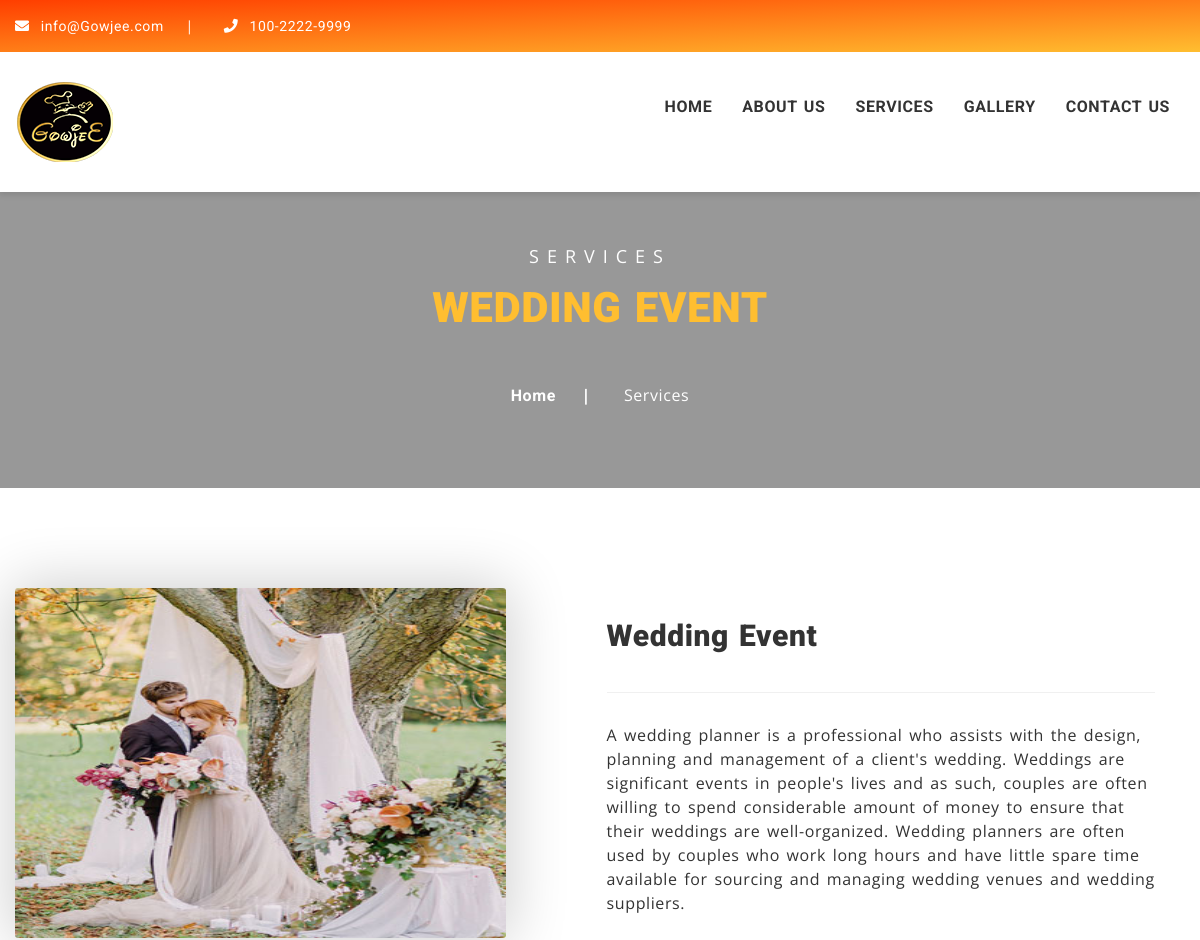
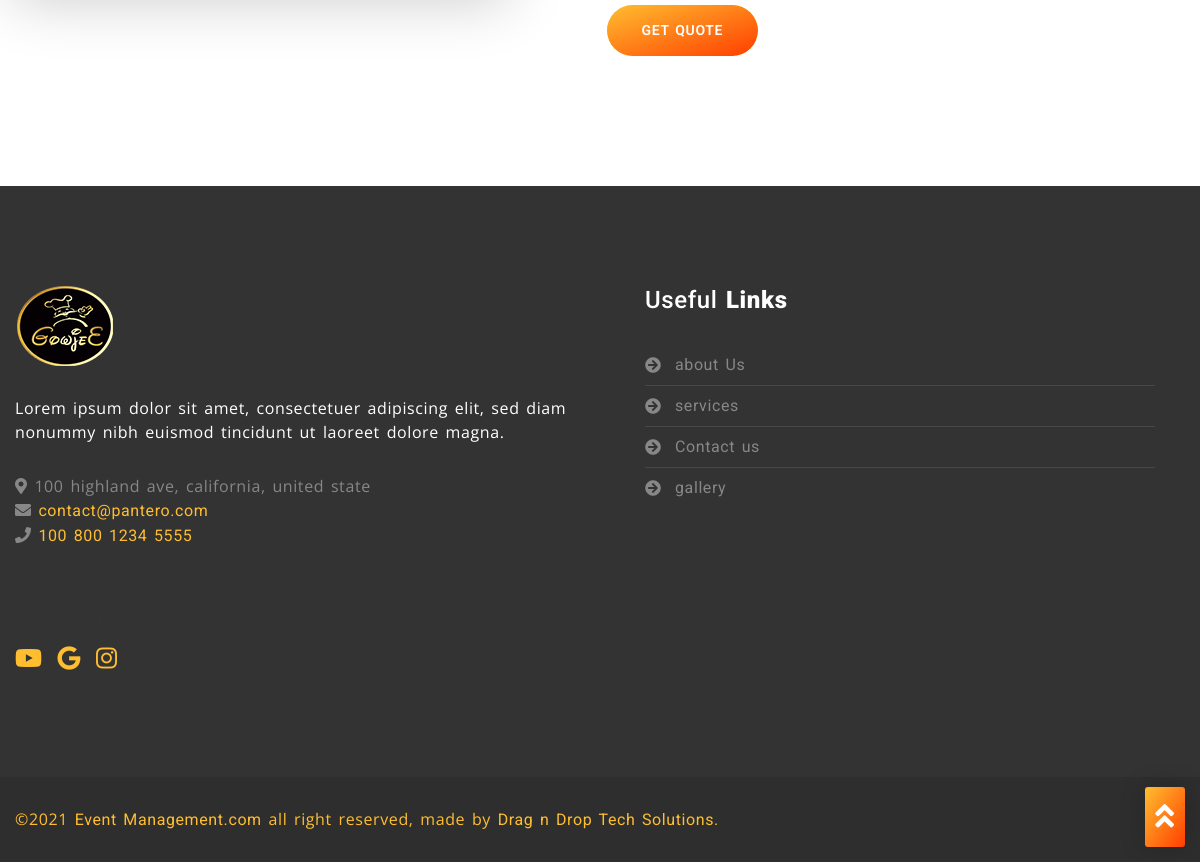
/service/1, run on the app's committed database (2 pictures, top to bottom).
### website/models.py (models this page shows, shortened)
class service(models.Model):
    title = models.CharField(max_length=150)
    description = models.TextField()
    image = models.FileField(upload_to='service/')

### website/views.py (the view)
# urls.py: path('service/<id>',views.services,name="service"),
def services(request,id):
    return render(request,"website/service.html",{
        "services":service.objects.all(),
        "service":service.objects.get(id=id),
        "features":serviceItem.objects.filter(service__id=id)
    })

### website/templates/website/service.html (shortened to what this page needs)
{% load static %}
<!DOCTYPE html>
<html lang="en">
	{% include 'partials/_homeHead.html' %}
	<body class="default-header-p">
		<div class='backtotop'>
			<a href="#thetop" class='scroll'>
				<i class="fas fa-angle-double-up"></i>
			</a>
		</div>
		{% include 'partials/_websiteNavbar.html' %}
		<section id="breadcrumb-section" class="breadcrumb-section clearfix">
			<div class="jarallax" style="background-image: url({% static 'assets/images/breadcrumb/0.breadcrumb-bg.jpg' %});">
				<div class="overlay-black">
					<div class="container">
						<div class="row justify-content-center">
							<div class="col-lg-6 col-md-12 col-sm-12">
								<div class="breadcrumb-title text-center mb-50">
									<span class="sub-title">Services</span>
									<h2 class="big-title"><strong>{{service.title}}</strong></h2>
								</div>
								<div class="breadcrumb-list">
									<ul>
										<li class="breadcrumb-item"><a href="{% url 'index' %}" class="breadcrumb-link">Home</a></li>
										<li class="breadcrumb-item active" aria-current="page">services</li>
									</ul>
								</div>
							</div>
						</div>
					</div>
				</div>
			</div>
		</section>
		<section id="service-section" class="service-section sec-ptb-100 clearfix">
			<div class="container">
				<div class="service-wrapper">
					<div class="service-item clearfix">
						<div class="service-image float-left">
							<div class="big-image">
								<img src="{{service.image.url}}"alt="Image_not_found" style="width:100%">
							</div>
						</div>
						<div class="service-content float-right">
							<div class="service-title mb-30">
								<h2 class="title-text"><strong>{{service.title}}</strong></h2>
							</div>
							<p class="service-description black-color mb-30">
								{{ service.description }}
							</p>
							<div class="text-left">
								<a href="{% url 'contact'%}" class="custom-btn">Get Quote</a>
							</div>
						</div>
					</div>
				</div>
			</div>
		</section>
		{% include 'partials/_footer.html' %}
	</body>
</html>

### website/static/assets/css/colors/default.css (style rules this page uses)
.custom-btn { background: #ffbe30!important; }
.custom-btn:before { background: linear-gradient(to bottom right, #ffbe30 , #ff3e00)!important; }
.custom-btn:after { background: linear-gradient(to bottom right, #ff3e00 , #ffbe30)!important; }
.scroll:before { background: linear-gradient(to bottom right, #ffbe30 , #ff3e00)!important; }
.scroll:after { background: linear-gradient(to bottom right, #ff3e00 , #ffbe30)!important; }

### website/templates/partials/_homeHead.html (style rules this page uses)
.big-image { max-width: 491px; height: 350px; }
.big-image img, .small-image img { width: 100%; height: 100%; }

### data on the page
service: title "WEDDING EVENT", image (picture), title "Wedding Event", description "A wedding planner is a professional who assists with the design, planning and management of a client's wedding. Weddings are significant events in people's lives and as such, couples are often willing to spend considerable amount of money to ensure that their weddings are well-organized. Wedding planners are often used by couples who work long hours and have little spare time available for sourcing and managing wedding venues and wedding suppliers."
